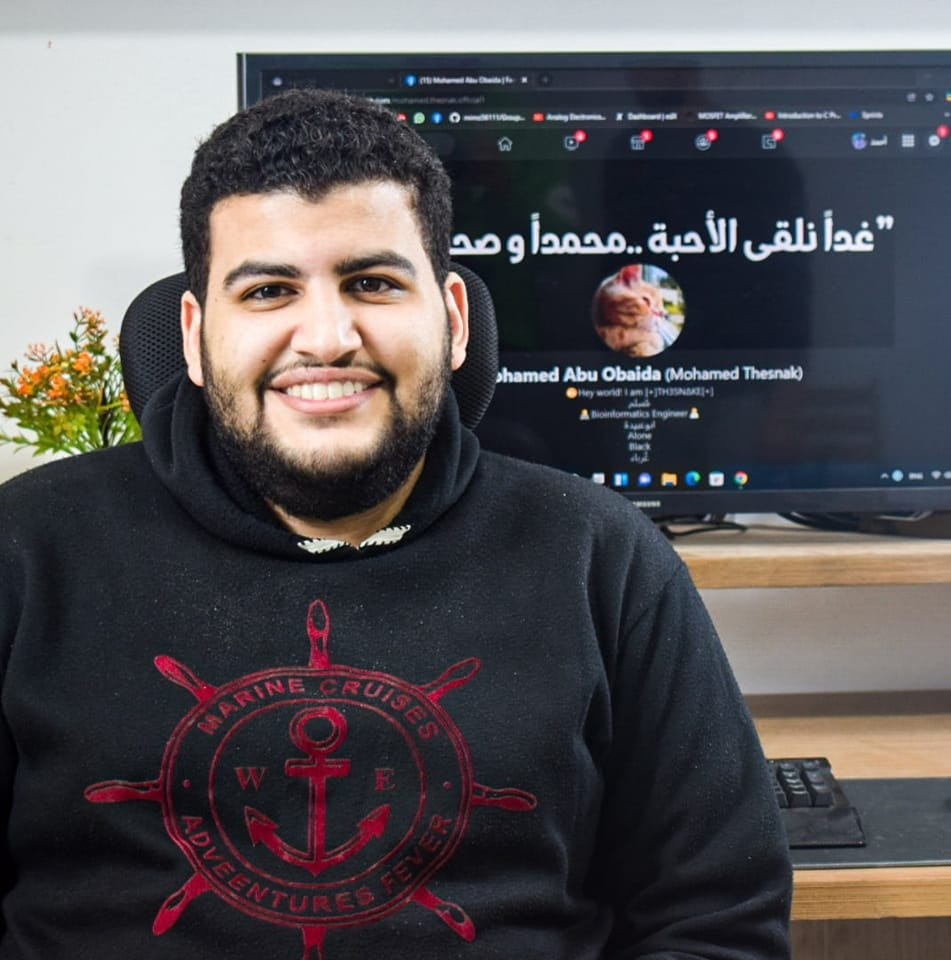
#> input picture Session 17/me.jpg, 951 x 960 px
$ jupyter execute 'Session 17 Tasks.ipynb'
#> lines starting #> are read from the running program, lines starting #| are printed output that depends on the picture; after the words box and inside, x2 and y2 are one past the last pixel; in counts of white or black regions, pixels touching at a corner belong together
# Action Detection

In computer vision, action recognition is the task of identifying when a person in an image or video is performing a given action. AI models can be trained to recognize a variety of actions, from running and sleeping to drinking, falling, or riding a bike.

Learning to detect, and distinguish between, different actions is an essential task for both humans and computer vision models. Human actions are everywhere from home surveillance systems to films and TV shows. This subfield of computer vision presents challenges due to the need for contextual information: for example, the same motion can represent different actions (e.g. locking a door or starting a car).

like : Human Action Recognition with Deep Neural Network


There are 13 actions:
1 Jumping in place
2 Jumping jacks
3 Bending - hands up all the way down 4 Punching (boxing)
5 Waving - two hands
6 Waving - one hand (right) 7 Clapping hands
8 Throwing a ball 9 Sit down then stand up
10 Sit down
11 Stand up
12 T-pose

https://www.kaggle.com/code/dasmehdixtr/human-action-recognition-with-deep-neural-network

# Scene Detection

Scene detection, also known as scene boundary detection or video scene segmentation, is an algorithm that automatically performs tasks on a large scale.

Scene detection is used to detect the transition between shots in the video, thereby splitting the video into different periods.

Video Scene Detection and Classification: PySceneDetect, Places365 and Mozilla DeepSpeech Engine
https://zwolf12.medium.com/video-scene-detection-and-classification-pyscenedetect-places365-and-mozilla-deepspeech-engine-51338e3dbacc

# Implemeting any opencv code with sikit-image

[cell 1]
from IPython.display import YouTubeVideo
YouTubeVideo('RcQL8ATgKos')

# Masking

[cell 2]
####################################
#
#    Find contours of an image
#       and mask backgroung
#
#                by
#
#         Code Monkey King
#
####################################

# packages
import cv2
import numpy as np

# open source image file
image = cv2.imread('me.jpg', cv2.IMREAD_UNCHANGED)
#> image is the input picture: shape (960, 951, 3); mean B, G, R 84.4, 81.5, 84.9

# convert image to grayscale
image_gray = cv2.cvtColor(image, cv2.COLOR_BGR2GRAY)

# onvert image to blck and white
thresh, image_edges = cv2.threshold(image_gray, 150, 255, cv2.THRESH_BINARY)
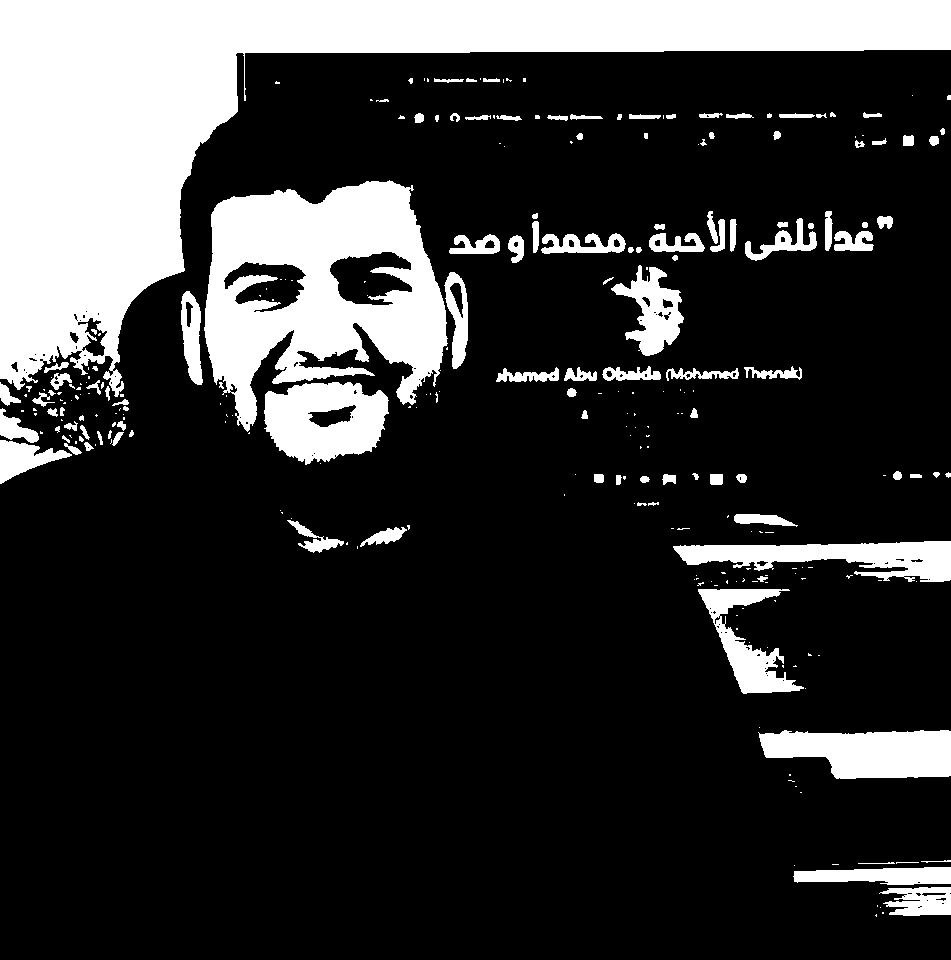
#> image_edges: shape (960, 951); 21.1% white; 279 white regions (157 under 20 px)

# create canvas
canvas = np.zeros(image.shape, np.uint8)
canvas.fill(255)
#> canvas: shape (960, 951, 3); every value is 255

# create background mask
mask = np.zeros(image.shape, np.uint8)
mask.fill(255)

# create new background
new_background = np.zeros(image.shape, np.uint8)
new_background.fill(255)

# get all contours
contours_draw, hierachy = cv2.findContours(image_edges, cv2.RETR_LIST, cv2.CHAIN_APPROX_NONE)
#> contours_draw = 378 contours, 262 with area under 20; largest, box (x1, y1, x2, y2) and area: (0, 0, 951, 397) 105580, (204, 180, 448, 432) 39762, (264, 382, 389, 465) 7682, (758, 730, 951, 779) 6990, (673, 541, 951, 582) 5937

# get most significant contours
contours_mask, hierachy = cv2.findContours(image_edges, cv2.RETR_EXTERNAL, cv2.CHAIN_APPROX_NONE)
#> contours_mask = 269 contours, 179 with area under 20; largest, box (x1, y1, x2, y2) and area: (0, 0, 951, 397) 105580, (204, 180, 448, 432) 39762, (264, 382, 389, 465) 7682, (758, 730, 951, 779) 6990, (673, 541, 951, 582) 5937

# draw all contours
#cv2.drawContours(canvas, contours_draw, 1, (0, 0, 0), 3)

# contours traversal
for contour in range(len(contours_draw)):
    # draw current contour
    cv2.drawContours(canvas, contours_draw, contour, (0, 0, 0), 3)
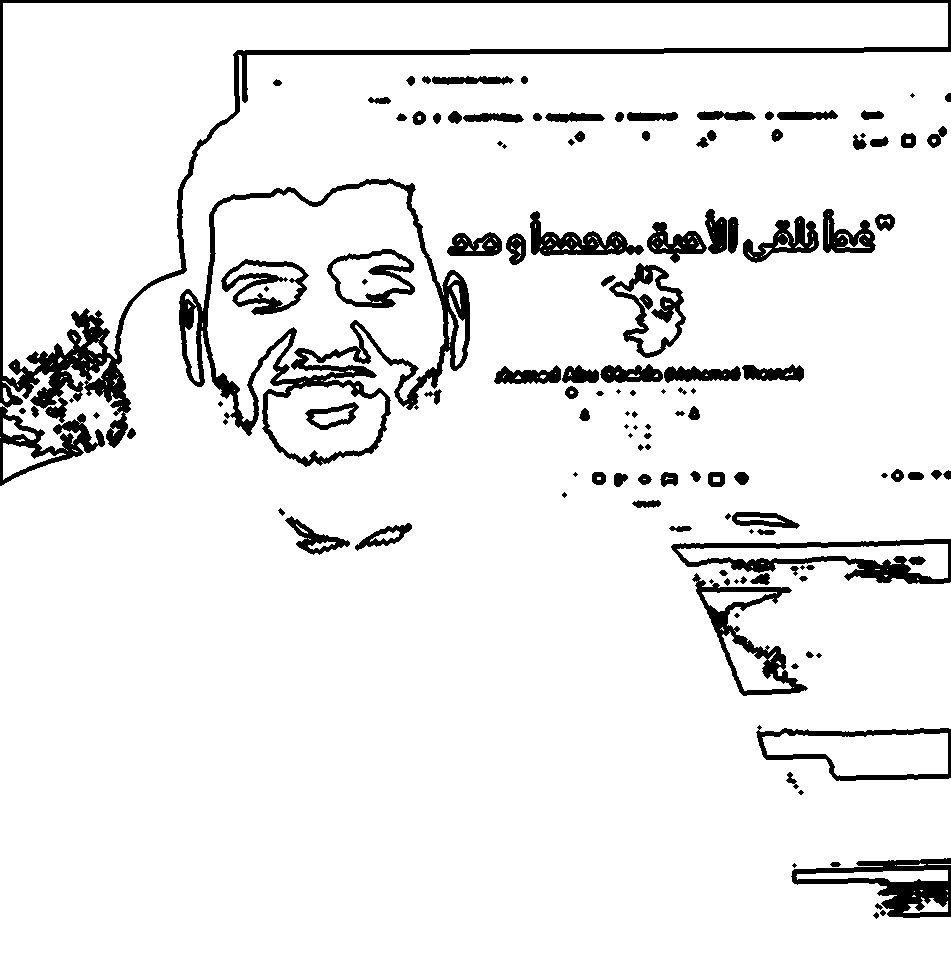
#> canvas: shape (960, 951, 3); 92.1% white; 133 black regions (25 under 20 px), largest, box (x1, y1, x2, y2) and area: (0, 0, 951, 486) 18098, (179, 178, 470, 467) 11634, (671, 539, 951, 584) 4047

# most significant contours traversal
for contour in range(len(contours_mask)):
    # create mask
    if contour != 1:
        cv2.fillConvexPoly(mask, contours_mask[contour], (0, 0, 0))

    # create background
    if contour != 1:
        cv2.fillConvexPoly(new_background, contours_mask[contour], (0, 255, 0))
#> mask: shape (960, 951, 3); 77.5% white; 247 black regions (134 under 20 px), largest, box (x1, y1, x2, y2) and area: (0, 0, 951, 401) 109625, (204, 180, 448, 465) 52281, (673, 541, 951, 582) 7543
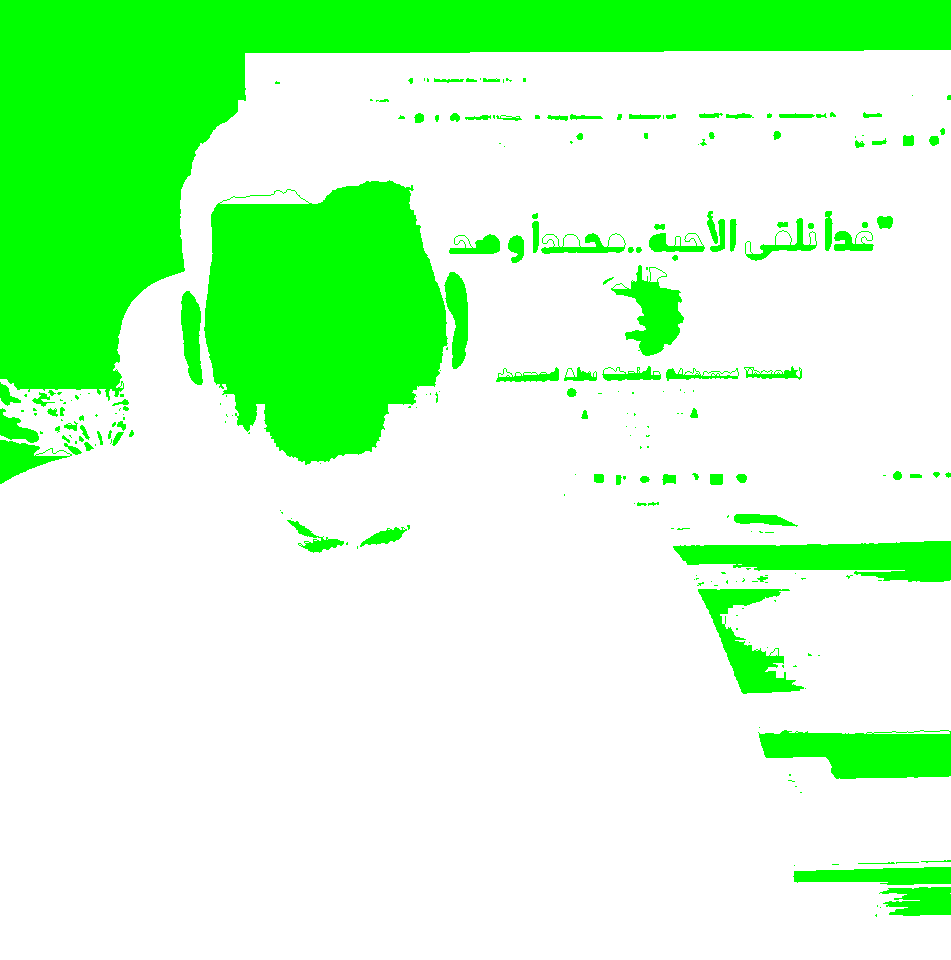
#> new_background: shape (960, 951, 3); mean of channels 0, 1, 2 197.6, 255, 197.6; drawn as B, G, R

# display the image in a window
cv2.imshow('Original', image)
cv2.imshow('Contours', canvas)
cv2.imshow('Background mask', mask)
cv2.imshow('New background', new_background)
cv2.imshow('Output', cv2.bitwise_and(image, new_background))
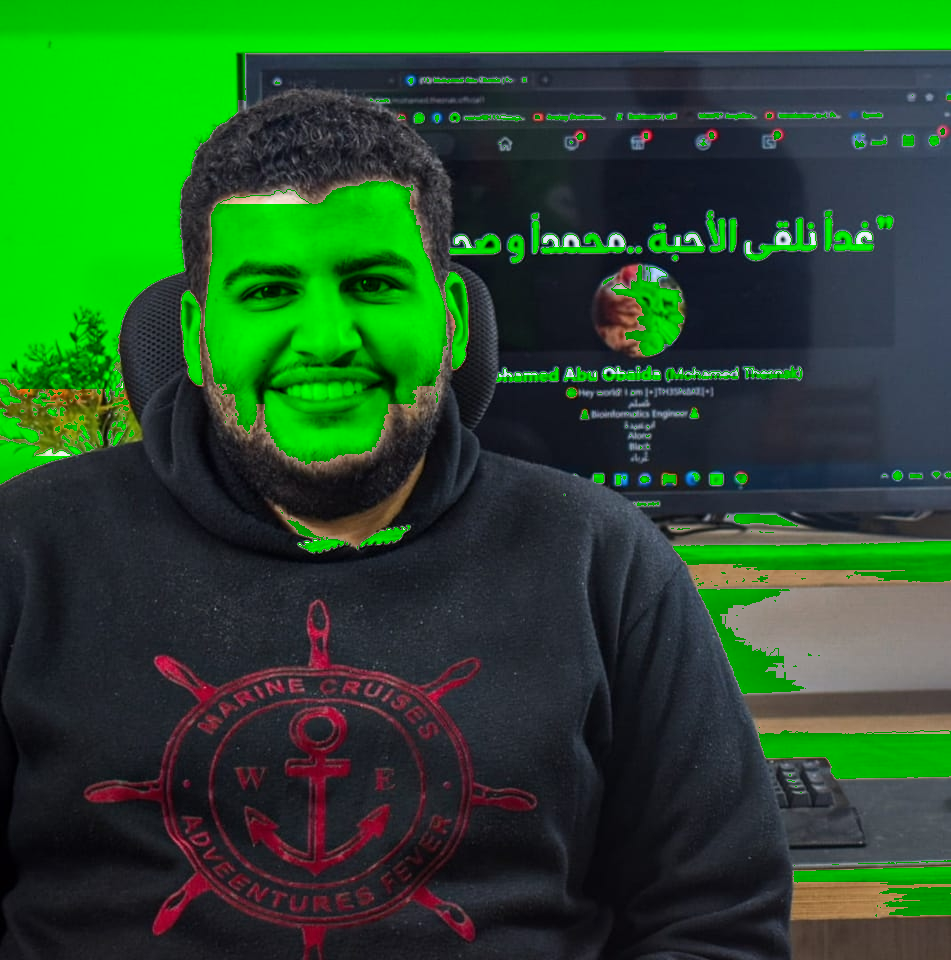
#> window 'Output': shape (960, 951, 3); mean B, G, R 41.6, 81.5, 37.7

# write images
cv2.imwrite('contours.png', canvas)
cv2.imwrite('mask.png', mask)
cv2.imwrite('background.png', new_background)
cv2.imwrite('output.png', cv2.bitwise_and(image, new_background))

# escape condition
cv2.waitKey(0)

# clean up windows
cv2.destroyAllWindows()
